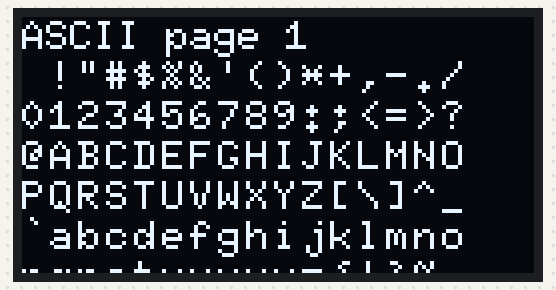
Recording of a sketch running on a simulated Arduino Uno, built with avr-gcc and run on an emulated ATmega328P. Shown: 128×64 one-colour display.

Above: at 7.9 s.
At 10.0 s:
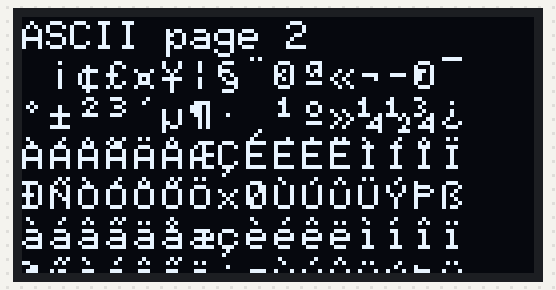
At 13.3 s:
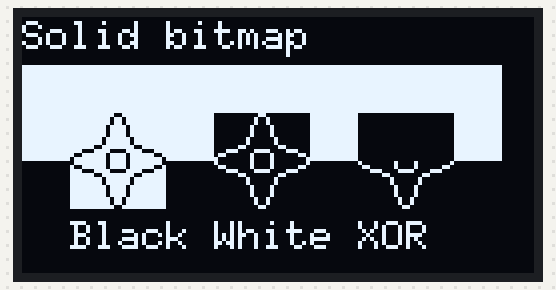
At 14.7 s:
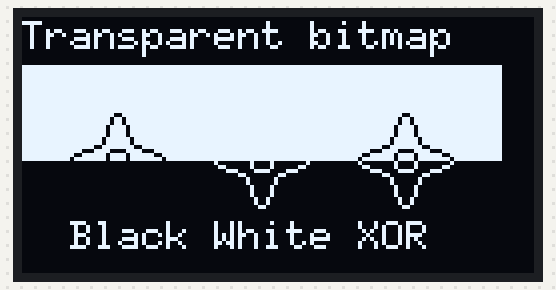
At 16.0 s:
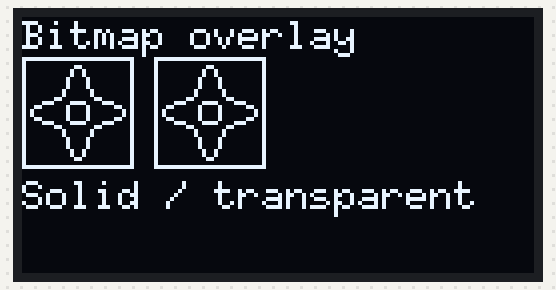
At 16.7 s:
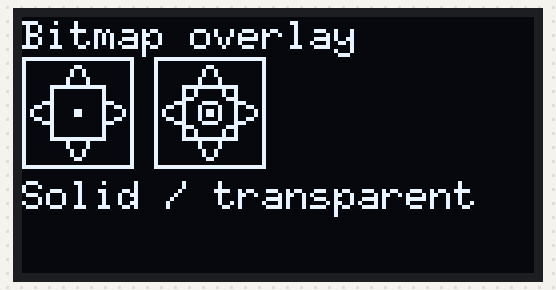

Measured:
- by itself, everything shown: repeats every 17.2 s, in 61 steps
- what the display in image 0 shows lasts 2.2 s, from 7.8 s to 10.0 s
- what the display in image 2 shows lasts 1.3 s, from 13.3 s to 14.6 s
- what the display in image 3 shows lasts 1.4 s, from 14.6 s to 16.0 s
- what the display in image 4 shows lasts 0.6 s, from 16.0 s to 16.6 s

The sketch:

GraphicsTest.ino
```cpp
#include <Arduino.h>
#include <U8g2lib.h>

#ifdef U8X8_HAVE_HW_SPI
#include <SPI.h>
#endif
#ifdef U8X8_HAVE_HW_I2C
#include <Wire.h>
#endif


//U8G2_SSD1309_128X64_NONAME0_F_4W_SW_SPI u8g2(U8G2_R0, /* clock=*/ 13, /* data=*/ 11, /* cs=*/ 10, /* dc=*/ 9, /* reset=*/ 8);
U8G2_SSD1309_128X64_NONAME0_F_4W_HW_SPI u8g2(U8G2_R0, /* cs=*/ 10, /* dc=*/ 9, /* reset=*/ 8);
//U8G2_SSD1309_128X64_NONAME2_F_4W_SW_SPI u8g2(U8G2_R0, /* clock=*/ 13, /* data=*/ 11, /* cs=*/ 10, /* dc=*/ 9, /* reset=*/ 8);
//U8G2_SSD1309_128X64_NONAME2_F_4W_HW_SPI u8g2(U8G2_R0, /* cs=*/ 10, /* dc=*/ 9, /* reset=*/ 8);

// End of constructor list


void u8g2_prepare(void) {
  u8g2.setFont(u8g2_font_6x10_tf);
  u8g2.setFontRefHeightExtendedText();
  u8g2.setDrawColor(1);
  u8g2.setFontPosTop();
  u8g2.setFontDirection(0);
}

void u8g2_box_frame(uint8_t a) {
  u8g2.drawStr( 0, 0, "drawBox");
  u8g2.drawBox(5,10,20,10);
  u8g2.drawBox(10+a,15,30,7);
  u8g2.drawStr( 0, 30, "drawFrame");
  u8g2.drawFrame(5,10+30,20,10);
  u8g2.drawFrame(10+a,15+30,30,7);
}

void u8g2_disc_circle(uint8_t a) {
  u8g2.drawStr( 0, 0, "drawDisc");
  u8g2.drawDisc(10,18,9);
  u8g2.drawDisc(24+a,16,7);
  u8g2.drawStr( 0, 30, "drawCircle");
  u8g2.drawCircle(10,18+30,9);
  u8g2.drawCircle(24+a,16+30,7);
}

void u8g2_r_frame(uint8_t a) {
  u8g2.drawStr( 0, 0, "drawRFrame/Box");
  u8g2.drawRFrame(5, 10,40,30, a+1);
  u8g2.drawRBox(50, 10,25,40, a+1);
}

void u8g2_string(uint8_t a) {
  u8g2.setFontDirection(0);
  u8g2.drawStr(30+a,31, " 0");
  u8g2.setFontDirection(1);
  u8g2.drawStr(30,31+a, " 90");
  u8g2.setFontDirection(2);
  u8g2.drawStr(30-a,31, " 180");
  u8g2.setFontDirection(3);
  u8g2.drawStr(30,31-a, " 270");
}

void u8g2_line(uint8_t a) {
  u8g2.drawStr( 0, 0, "drawLine");
  u8g2.drawLine(7+a, 10, 40, 55);
  u8g2.drawLine(7+a*2, 10, 60, 55);
  u8g2.drawLine(7+a*3, 10, 80, 55);
  u8g2.drawLine(7+a*4, 10, 100, 55);
}

void u8g2_triangle(uint8_t a) {
  uint16_t offset = a;
  u8g2.drawStr( 0, 0, "drawTriangle");
  u8g2.drawTriangle(14,7, 45,30, 10,40);
  u8g2.drawTriangle(14+offset,7-offset, 45+offset,30-offset, 57+offset,10-offset);
  u8g2.drawTriangle(57+offset*2,10, 45+offset*2,30, 86+offset*2,53);
  u8g2.drawTriangle(10+offset,40+offset, 45+offset,30+offset, 86+offset,53+offset);
}

void u8g2_ascii_1() {
  char s[2] = " ";
  uint8_t x, y;
  u8g2.drawStr( 0, 0, "ASCII page 1");
  for( y = 0; y < 6; y++ ) {
    for( x = 0; x < 16; x++ ) {
      s[0] = y*16 + x + 32;
      u8g2.drawStr(x*7, y*10+10, s);
    }
  }
}

void u8g2_ascii_2() {
  char s[2] = " ";
  uint8_t x, y;
  u8g2.drawStr( 0, 0, "ASCII page 2");
  for( y = 0; y < 6; y++ ) {
    for( x = 0; x < 16; x++ ) {
      s[0] = y*16 + x + 160;
      u8g2.drawStr(x*7, y*10+10, s);
    }
  }
}

void u8g2_extra_page(uint8_t a)
{
  u8g2.drawStr( 0, 0, "Unicode");
  u8g2.setFont(u8g2_font_unifont_t_symbols);
  u8g2.setFontPosTop();
  u8g2.drawUTF8(0, 24, "☀ ☁");
  switch(a) {
    case 0:
    case 1:
    case 2:
    case 3:
      u8g2.drawUTF8(a*3, 36, "☂");
      break;
    case 4:
    case 5:
    case 6:
    case 7:
      u8g2.drawUTF8(a*3, 36, "☔");
      break;
  }
}

#define cross_width 24
#define cross_height 24
static const unsigned char cross_bits[] U8X8_PROGMEM  = {
  0x00, 0x18, 0x00, 0x00, 0x24, 0x00, 0x00, 0x24, 0x00, 0x00, 0x42, 0x00,
  0x00, 0x42, 0x00, 0x00, 0x42, 0x00, 0x00, 0x81, 0x00, 0x00, 0x81, 0x00,
  0xC0, 0x00, 0x03, 0x38, 0x3C, 0x1C, 0x06, 0x42, 0x60, 0x01, 0x42, 0x80,
  0x01, 0x42, 0x80, 0x06, 0x42, 0x60, 0x38, 0x3C, 0x1C, 0xC0, 0x00, 0x03,
  0x00, 0x81, 0x00, 0x00, 0x81, 0x00, 0x00, 0x42, 0x00, 0x00, 0x42, 0x00,
  0x00, 0x42, 0x00, 0x00, 0x24, 0x00, 0x00, 0x24, 0x00, 0x00, 0x18, 0x00, };

#define cross_fill_width 24
#define cross_fill_height 24
static const unsigned char cross_fill_bits[] U8X8_PROGMEM  = {
  0x00, 0x00, 0x00, 0x00, 0x00, 0x00, 0x18, 0x00, 0x18, 0x64, 0x00, 0x26,
  0x84, 0x00, 0x21, 0x08, 0x81, 0x10, 0x08, 0x42, 0x10, 0x10, 0x3C, 0x08,
  0x20, 0x00, 0x04, 0x40, 0x00, 0x02, 0x80, 0x00, 0x01, 0x80, 0x18, 0x01,
  0x80, 0x18, 0x01, 0x80, 0x00, 0x01, 0x40, 0x00, 0x02, 0x20, 0x00, 0x04,
  0x10, 0x3C, 0x08, 0x08, 0x42, 0x10, 0x08, 0x81, 0x10, 0x84, 0x00, 0x21,
  0x64, 0x00, 0x26, 0x18, 0x00, 0x18, 0x00, 0x00, 0x00, 0x00, 0x00, 0x00, };

#define cross_block_width 14
#define cross_block_height 14
static const unsigned char cross_block_bits[] U8X8_PROGMEM  = {
  0xFF, 0x3F, 0x01, 0x20, 0x01, 0x20, 0x01, 0x20, 0x01, 0x20, 0x01, 0x20,
  0xC1, 0x20, 0xC1, 0x20, 0x01, 0x20, 0x01, 0x20, 0x01, 0x20, 0x01, 0x20,
  0x01, 0x20, 0xFF, 0x3F, };

void u8g2_bitmap_overlay(uint8_t a) {
  uint8_t frame_size = 28;

  u8g2.drawStr(0, 0, "Bitmap overlay");

  u8g2.drawStr(0, frame_size + 12, "Solid / transparent");
  u8g2.setBitmapMode(false /* solid */);
  u8g2.drawFrame(0, 10, frame_size, frame_size);
  u8g2.drawXBMP(2, 12, cross_width, cross_height, cross_bits);
  if(a & 4)
    u8g2.drawXBMP(7, 17, cross_block_width, cross_block_height, cross_block_bits);

  u8g2.setBitmapMode(true /* transparent*/);
  u8g2.drawFrame(frame_size + 5, 10, frame_size, frame_size);
  u8g2.drawXBMP(frame_size + 7, 12, cross_width, cross_height, cross_bits);
  if(a & 4)
    u8g2.drawXBMP(frame_size + 12, 17, cross_block_width, cross_block_height, cross_block_bits);
}

void u8g2_bitmap_modes(uint8_t transparent) {
  const uint8_t frame_size = 24;

  u8g2.drawBox(0, frame_size * 0.5, frame_size * 5, frame_size);
  u8g2.drawStr(frame_size * 0.5, 50, "Black");
  u8g2.drawStr(frame_size * 2, 50, "White");
  u8g2.drawStr(frame_size * 3.5, 50, "XOR");

  if(!transparent) {
    u8g2.setBitmapMode(false /* solid */);
    u8g2.drawStr(0, 0, "Solid bitmap");
  } else {
    u8g2.setBitmapMode(true /* transparent*/);
    u8g2.drawStr(0, 0, "Transparent bitmap");
  }
  u8g2.setDrawColor(0);// Black
  u8g2.drawXBMP(frame_size * 0.5, 24, cross_width, cross_height, cross_bits);
  u8g2.setDrawColor(1); // White
  u8g2.drawXBMP(frame_size * 2, 24, cross_width, cross_height, cross_bits);
  u8g2.setDrawColor(2); // XOR
  u8g2.drawXBMP(frame_size * 3.5, 24, cross_width, cross_height, cross_bits);
}

uint8_t draw_state = 0;

void draw(void) {
  u8g2_prepare();
  switch(draw_state >> 3) {
    case 0: u8g2_box_frame(draw_state&7); break;
    case 1: u8g2_disc_circle(draw_state&7); break;
    case 2: u8g2_r_frame(draw_state&7); break;
    case 3: u8g2_string(draw_state&7); break;
    case 4: u8g2_line(draw_state&7); break;
    case 5: u8g2_triangle(draw_state&7); break;
    case 6: u8g2_ascii_1(); break;
    case 7: u8g2_ascii_2(); break;
    case 8: u8g2_extra_page(draw_state&7); break;
    case 9: u8g2_bitmap_modes(0); break;
    case 10: u8g2_bitmap_modes(1); break;
    case 11: u8g2_bitmap_overlay(draw_state&7); break;
  }
}


void setup(void) {
  u8g2.begin();
}

void loop(void) {
  // picture loop
  u8g2.clearBuffer();
  draw();
  u8g2.sendBuffer();

  // increase the state
  draw_state++;
  if ( draw_state >= 12*8 )
    draw_state = 0;

  // deley between each page
  delay(100);

}
```
